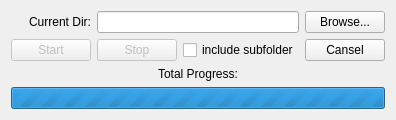
<?xml version="1.0" encoding="UTF-8"?>
<ui version="4.0">
 <class>Dialog</class>
 <widget class="QDialog" name="Dialog">
  <property name="geometry">
   <rect>
    <x>0</x>
    <y>0</y>
    <width>390</width>
    <height>118</height>
   </rect>
  </property>
  <property name="windowTitle">
   <string>Dialog</string>
  </property>
  <layout class="QGridLayout" name="gridLayout_2">
   <item row="2" column="0">
    <widget class="QProgressBar" name="progressBar">
     <property name="maximum">
      <number>0</number>
     </property>
     <property name="value">
      <number>0</number>
     </property>
     <property name="alignment">
      <set>Qt::AlignCenter</set>
     </property>
    </widget>
   </item>
   <item row="0" column="0">
    <layout class="QGridLayout" name="gridLayout">
     <item row="1" column="2">
      <widget class="QCheckBox" name="subDirCheckBox">
       <property name="text">
        <string>include subfolder</string>
       </property>
      </widget>
     </item>
     <item row="1" column="1">
      <widget class="QPushButton" name="stopButton">
       <property name="enabled">
        <bool>false</bool>
       </property>
       <property name="text">
        <string>Stop</string>
       </property>
      </widget>
     </item>
     <item row="1" column="0">
      <widget class="QPushButton" name="startButton">
       <property name="enabled">
        <bool>false</bool>
       </property>
       <property name="text">
        <string>Start</string>
       </property>
      </widget>
     </item>
     <item row="0" column="0">
      <widget class="QLabel" name="currentDir">
       <property name="text">
        <string>Current Dir:</string>
       </property>
       <property name="alignment">
        <set>Qt::AlignRight|Qt::AlignTrailing|Qt::AlignVCenter</set>
       </property>
      </widget>
     </item>
     <item row="1" column="3">
      <widget class="QPushButton" name="canselButton">
       <property name="text">
        <string>Cansel</string>
       </property>
      </widget>
     </item>
     <item row="0" column="3">
      <widget class="QPushButton" name="browseButton">
       <property name="text">
        <string>Browse...</string>
       </property>
      </widget>
     </item>
     <item row="0" column="1" colspan="2">
      <widget class="QLineEdit" name="dirLineEdit"/>
     </item>
    </layout>
   </item>
   <item row="1" column="0">
    <widget class="QLabel" name="label_2">
     <property name="text">
      <string>Total Progress:</string>
     </property>
     <property name="alignment">
      <set>Qt::AlignCenter</set>
     </property>
    </widget>
   </item>
  </layout>
 </widget>
 <resources/>
 <connections/>
</ui>
